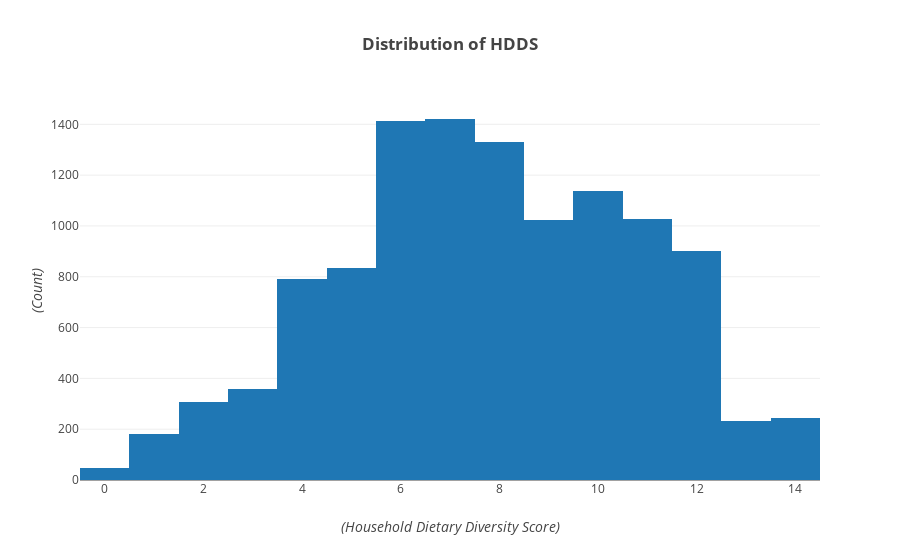

Source (notebook cell):
### Code cell
layout = go.Layout(
    title='<b>Distribution of HDDS</b>',
    yaxis=dict(
        title='<i>(Count)</i>'
    ),
    xaxis=dict(
        title='<i>(Household Dietary Diversity Score)</i>'
    )
)

data = [go.Histogram(x = hdd_score)]
fig = go.Figure(data=data, layout=layout)
py.offline.iplot(fig, filename='hist')

### Figure 1 — Plotly figure (JSON) as saved in the notebook; plotly's stock layout.template omitted (floating-point values rounded to 4 significant figures; data arrays with more than 128 entries replaced by an {"elided": "..."} marker saying what was removed)
{"data": [{"type": "histogram", "uid": "809e111a-0bd6-4815-93cd-9f79178a43a2", "x": {"elided": "11260 int values"}}], "layout": {"title": {"text": "<b>Distribution of HDDS</b>"}, "xaxis": {"title": {"text": "<i>(Household Dietary Diversity Score)</i>"}}, "yaxis": {"title": {"text": "<i>(Count)</i>"}}}}
